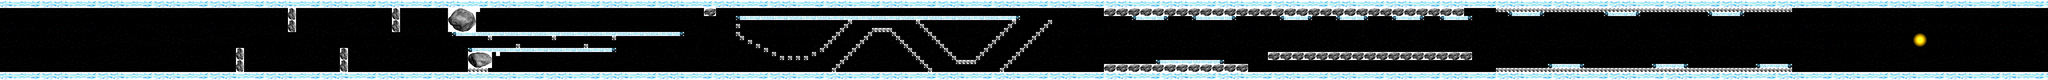

Tiled map render using the project's own tile images. Description and the map definition, with tile-layer contents summarised, below:
An orthogonal 512x20 tile map with 16x16 px tiles, 3 tile layers (background, walls, hazards).

<map version="1.0" orientation="orthogonal" width="512" height="20" tilewidth="16" tileheight="16">
 <tileset firstgid="1" name="reversePolarity Full" tilewidth="16" tileheight="16">
  <image source="reversePolarity Full.png" width="960" height="320" />
 </tileset>
 <layer name="background" width="512" height="20">
  <data>[10240 cells, 10240 non-empty, 336 distinct tile ids]</data>
 </layer>
 <layer name="walls" width="512" height="20">
  <data>[10240 cells, 2334 non-empty, 40 distinct tile ids]</data>
 </layer>
 <layer name="hazards" width="512" height="20">
  <data>[10240 cells, 723 non-empty, 74 distinct tile ids]</data>
 </layer>
</map>